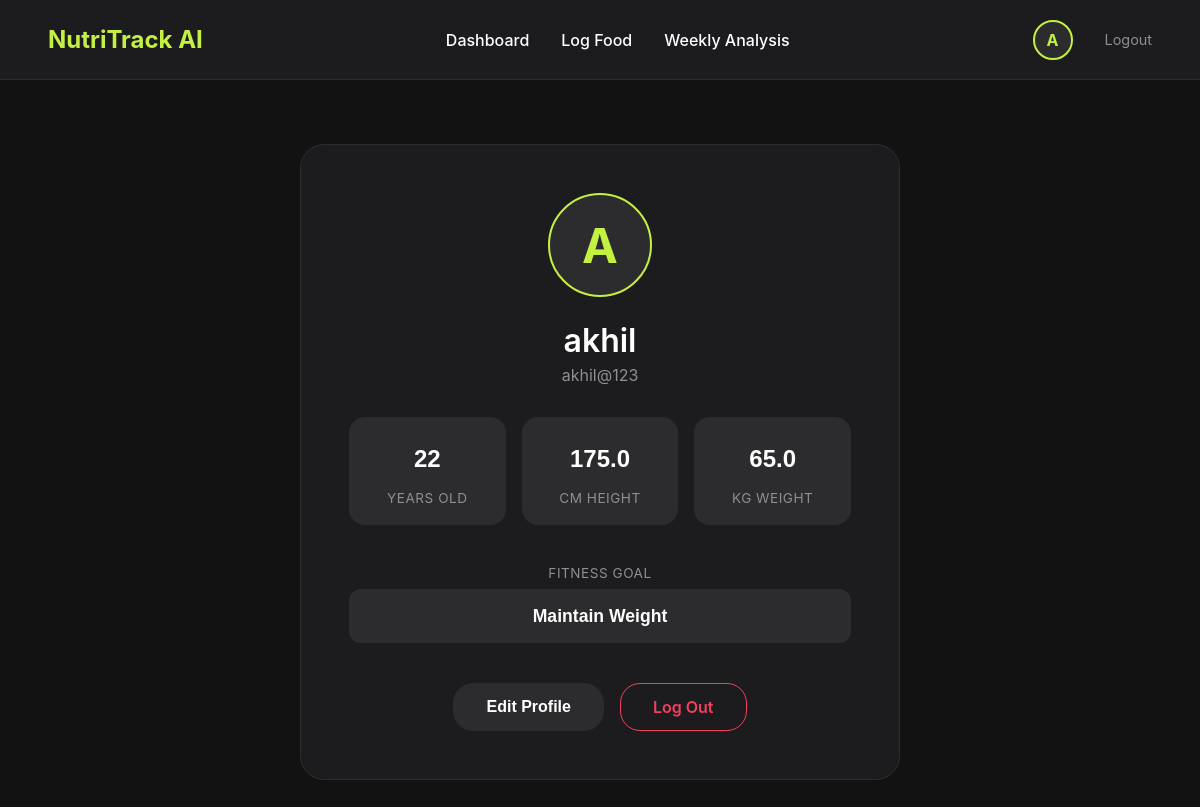
The app's page /profile (signed in) with its own data.
### app.py (models this page shows)
class User(db.Model):
    id = db.Column(db.Integer, primary_key=True)
    name = db.Column(db.String(100), nullable=False)
    email = db.Column(db.String(120), unique=True, nullable=False)
    password_hash = db.Column(db.String(256), nullable=False)
    age = db.Column(db.Integer, nullable=False)
    height_cm = db.Column(db.Float, nullable=False)
    weight_kg = db.Column(db.Float, nullable=False)
    goal = db.Column(db.String(20), default='maintain')
    meals = db.relationship('Meal', backref='user', lazy=True)

### app.py (the view, shortened to what this page needs)
@app.route('/profile', methods=['GET', 'POST'])
def profile():
    if 'user_id' not in session: return redirect(url_for('login'))
    user = User.query.get(session['user_id'])
    return render_template('profile.html', user=user)

### templates/profile.html (shortened to what this page needs)
<!DOCTYPE html>
<html lang="en">
<head>
</head>
<body>
    <nav class="navbar">
        <div class="nav-brand">NutriTrack AI</div>
        <div class="nav-links">
            <a href="/dashboard">Dashboard</a>
            <a href="/log_meal">Log Food</a>
            <a href="/weekly">Weekly Analysis</a>
        </div>
        <div class="user-profile">
            <a href="/profile" style="text-decoration: none; display: flex; align-items: center;">
                <div class="profile-pic" style="border: 2px solid var(--primary-color);">{{ user.name[0].upper() }}</div>
            </a>
            <a href="/logout" style="color: var(--text-muted); text-decoration: none; font-size: 0.9rem; margin-left: 1rem;">Logout</a>
        </div>
    </nav>
    <div class="container">
        <div class="profile-card">
            <div class="large-pic">{{ user.name[0].upper() }}</div>
            <h1 class="profile-name">{{ user.name }}</h1>
            <p class="profile-email">{{ user.email }}</p>
            <form method="POST" action="/profile">
                <div class="details-grid">
                    <div class="detail-box">
                        <input type="number" id="inp-age" name="age" value="{{ user.age }}" min="10" max="100" disabled required>
                        <span>Years Old</span>
                    </div>
                    <div class="detail-box">
                        <input type="number" step="0.1" id="inp-height" name="height_cm" value="{{ user.height_cm }}" min="1" disabled required>
                        <span>cm Height</span>
                    </div>
                    <div class="detail-box">
                        <input type="number" step="0.1" id="inp-weight" name="weight_kg" value="{{ user.weight_kg }}" min="1" disabled required>
                        <span>kg Weight</span>
                    </div>
                </div>
                <div class="goal-box" style="margin-bottom: 2.5rem; text-align: left;">
                    <label style="color: var(--text-muted); font-size: 0.85rem; display: block; margin-bottom: 8px; text-transform: uppercase; letter-spacing: 0.5px; text-align: center;">Fitness Goal</label>
                    <select id="inp-goal" name="goal" disabled required style="width: 100%; padding: 1rem; background: var(--card-bg-light); border: 1px solid transparent; border-radius: 12px; color: white; font-size: 1.1rem; outline: none; text-align: center; font-weight: 600; cursor: pointer;">
                        <option value="maintain" {% if user.goal == 'maintain' or not user.goal %}selected{% endif %}>Maintain Weight</option>
                    </select>
                </div>
                <div class="action-buttons" id="view-actions">
                    <button type="button" class="edit-btn" onclick="enableEdit()">Edit Profile</button>
                    <a href="/logout" class="logout-btn">Log Out</a>
                </div>
            </form>
        </div>
    </div>
</body>
</html>

### templates/profile.html (style rules this page uses)
:root { --bg-color: #121212; --card-bg: #1c1c1e; --card-bg-light: #2c2c2e; --primary-color: #c4f042; --text-main: #ffffff; --text-muted: #8e8e93; --border-color: #2c2c2e; }
body { font-family: -apple-system, BlinkMacSystemFont, "Segoe UI", Roboto, sans-serif; background-color: var(--bg-color); margin: 0; padding: 0; color: var(--text-main); }
.navbar { display: flex; justify-content: space-between; align-items: center; height: 80px; padding: 0 3rem; box-sizing: border-box; background-color: var(--card-bg); border-bottom: 1px solid var(--border-color); }
.nav-brand { font-size: 1.5rem; font-weight: 700; color: var(--primary-color); display: flex; align-items: center; gap: 8px; }
.nav-links { display: flex; align-items: center; gap: 2rem; font-size: 1rem; font-weight: 500; }
.nav-links a { color: var(--text-main); text-decoration: none; transition: color 0.2s; }
.user-profile { display: flex; align-items: center; gap: 1rem; }
.profile-pic { width: 36px; height: 36px; border-radius: 50%; background: var(--card-bg-light); display: flex; align-items: center; justify-content: center; font-weight: bold; color: var(--primary-color); }
.container { max-width: 600px; margin: 4rem auto; padding: 0 1.5rem; }
.profile-card { background: var(--card-bg); border-radius: 24px; padding: 3rem; border: 1px solid var(--border-color); text-align: center; }
.large-pic { width: 100px; height: 100px; border-radius: 50%; background: var(--card-bg-light); display: flex; align-items: center; justify-content: center; font-weight: bold; color: var(--primary-color); font-size: 3rem; margin: 0 auto 1.5rem auto; border: 2px solid var(--primary-color); }
.profile-name { font-size: 2rem; margin: 0 0 5px 0; font-weight: 600; }
.profile-email { color: var(--text-muted); font-size: 1rem; margin: 0 0 2rem 0; }
.details-grid { display: grid; grid-template-columns: 1fr 1fr 1fr; gap: 1rem; margin-bottom: 2.5rem; }
.detail-box { background: var(--card-bg-light); border-radius: 16px; padding: 1.2rem 1rem; display: flex; flex-direction: column; align-items: center; }
.detail-box input { background: transparent; border: 1px solid transparent; color: var(--text-main); font-size: 1.5rem; font-weight: 700; width: 100%; text-align: center; padding: 8px; margin-bottom: 8px; border-radius: 12px; outline: none; transition: all 0.2s; }
.detail-box span { color: var(--text-muted); font-size: 0.85rem; text-transform: uppercase; letter-spacing: 0.5px; }
.action-buttons { display: flex; justify-content: center; gap: 1rem; }
.edit-btn { background: var(--card-bg-light); color: var(--text-main); border: 1px solid var(--border-color); padding: 0.8rem 2rem; border-radius: 20px; font-weight: 600; font-size: 1rem; cursor: pointer; transition: all 0.2s; }
.logout-btn { display: inline-block; background: transparent; color: #f43f5e; border: 1px solid #f43f5e; padding: 0.8rem 2rem; border-radius: 20px; text-decoration: none; font-weight: 600; font-size: 1rem; transition: all 0.2s; }
input:disabled, select:disabled { background-image: none !important; -webkit-appearance: none; -moz-appearance: none; appearance: none; opacity: 1; cursor: default; }
input[type=number] { -moz-appearance: textfield; }

### records on screen
User: name "A", name "akhil", email "akhil@123", age "22", height_cm "175.0", weight_kg "65.0", goal "Maintain Weight"
